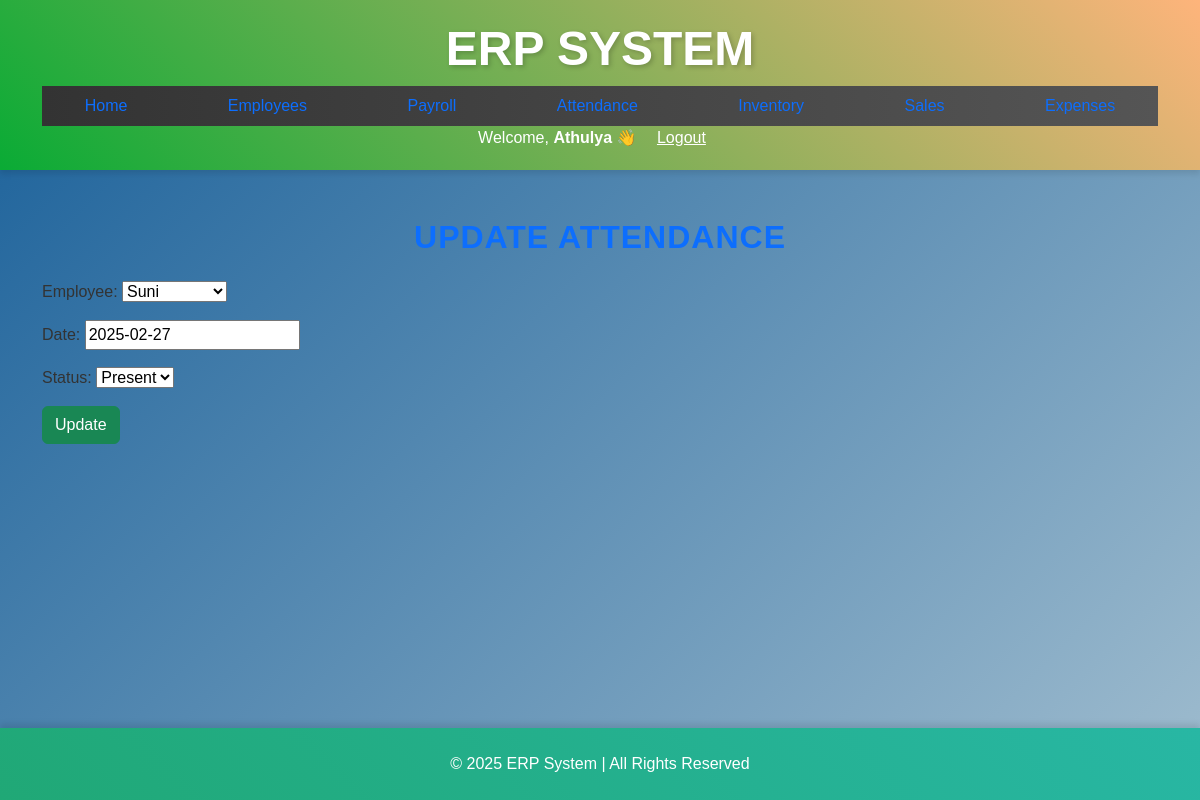
The page /attendance/update/2/ (signed in) on the database its author committed.
### erp/models.py (models this page shows, shortened)
class Attendance(models.Model):
    employee = models.ForeignKey(Employee, on_delete=models.CASCADE)
    date = models.DateField()
    status = models.CharField(max_length=10, choices=[('Present', 'Present'), ('Absent', 'Absent')])

### erp/views.py (the view)
# urls.py: path('attendance/update/<int:attendance_id>/', views.update_attendance, name='update_attendance'),
@login_required
def update_attendance(request, attendance_id):
    attendance = get_object_or_404(Attendance, id=attendance_id)  # Get the attendance instance
    if request.method == "POST":
        form = AttendanceForm(request.POST, instance=attendance)  # Bind the form with POST data and the attendance instance
        if form.is_valid():
            form.save()  # Save the updated attendance
            return redirect("manage_attendance")  # Redirect to the manage attendance page after updating
        else:
            print(form.errors)  # Print errors if the form is invalid
    else:
        form = AttendanceForm(instance=attendance)  # Prepopulate the form with existing data
    return render(request, "update_attendance.html", {"form": form})

### erp/forms.py
class AttendanceForm(forms.ModelForm):
    class Meta:
        model = Attendance
        fields = ['employee', 'date', 'status']

### erp/models.py (called while the page is built)
    def __str__(self):
        return self.user.username

### erp/templates/update_attendance.html (shortened to what this page needs)
{% extends 'base.html' %}
{% block content %}
<h2 class="text-center mb-4 text-primary">Update Attendance</h2>
<form method="post">
    {{ form.as_p }}
    <button type="submit" class="btn btn-success">Update</button>
</form>
{% endblock %}

### erp/templates/base.html (shortened to what this page needs)
<!DOCTYPE html>
<html lang="en">
<head>
    {% load static %}
<link rel="stylesheet" href="{% static 'static/css/styles.css' %}">
    <link href="https://cdn.jsdelivr.net/npm/bootstrap@5.3.0-alpha1/dist/css/bootstrap.min.css" rel="stylesheet">
    <link rel="stylesheet" href="https://cdnjs.cloudflare.com/ajax/libs/font-awesome/6.0.0/css/all.min.css">
    <link rel="stylesheet" href="{% static 'css/styles.css' %}">
</head>
<body>
    <header>
        <div class="container">
            <div class="logo">
                <h1 class="center-title">ERP System</h1>
            </div>
            <nav>
                <ul class="nav">
                    {% block nav %}
                    <li class="nav-item"><a class="nav-link" href="{% url 'dashboard' %}">Home</a></li>
                    <li class="nav-item"><a class="nav-link" href="{% url 'manage_employees' %}">Employees</a></li>
                    <li class="nav-item"><a class="nav-link" href="{% url 'manage_payroll' %}">Payroll</a></li>
                    <li class="nav-item"><a class="nav-link" href="{% url 'manage_attendance' %}">Attendance</a></li>
                    <li class="nav-item"><a class="nav-link" href="{% url 'manage_inventory' %}">Inventory</a></li>
                    <li class="nav-item"><a class="nav-link" href="{% url 'manage_sales' %}">Sales</a></li>
                    <li class="nav-item"><a class="nav-link" href="{% url 'manage_expenses' %}">Expenses</a></li>
                    {% endblock %}
                </ul>
                <div class="ml-auto flex items-center space-x-4">
                    {% if user.is_authenticated %}
                        <span class="text-white font-medium">Welcome, <strong>{{ user.username }}</strong> 👋</span>
                        <a href="{% url 'logout' %}" class="bg-red-500 text-white px-3 py-1 rounded-lg hover:bg-red-700">Logout</a>
                    {% else %}
                        <a href="{% url 'login' %}" class="bg-green-500 text-white px-3 py-1 rounded-lg hover:bg-green-700">Login</a>
                    {% endif %}
                </div>
            </nav>
        </div>
    </header>
    <main>
        <div class="container mt-5">
            {% block content %}{% endblock %}
        </div>
    </main>
    <footer class="bg-dark text-white py-4 mt-5">
        <div class="container">
            <p class="text-center mb-0">&copy; 2025 ERP System | All Rights Reserved</p>
        </div>
    </footer>
</body>
</html>

### erp/static/css/styles.css (style rules this page uses)
body { background: linear-gradient(135deg, #185f99, #c9d9df, #d1e2f1); background-size: 300% 300%; animation: backgroundGradient 10s ease infinite; color: #333; font-family: 'Arial', sans-serif; }
header { background: linear-gradient(45deg, #0aab35, #feb47b); color: white; padding: 20px 0; text-align: center; box-shadow: 0 4px 6px rgba(0, 0, 0, 0.1); }
header .logo h1 { font-size: 3rem; text-transform: uppercase; font-weight: bold; text-shadow: 2px 2px 5px rgba(0, 0, 0, 0.2); }
nav ul { list-style-type: none; padding: 0; display: flex; justify-content: space-around; background: linear-gradient(90deg, #333, #555); }
nav ul li { margin: 0 15px; }
nav ul li a { color: rgb(244, 238, 238); text-decoration: none; font-size: 1.1rem; padding: 12px 20px; border-radius: 25px; transition: background-color 0.3s, transform 0.3s; }
footer { background: linear-gradient(45deg, #20a876, #28b7a4); color: rgb(218, 76, 76); padding: 20px; text-align: center; position: fixed; width: 100%; bottom: 0; box-shadow: 0 -4px 6px rgba(0, 0, 0, 0.1); animation: footerGradientAnimation 5s ease-in-out infinite; }
footer p { margin: 0; }
h2 { font-size: 2rem; font-weight: bold; text-align: center; color: #333; text-transform: uppercase; margin-bottom: 20px; letter-spacing: 1px; }
ul { list-style: none; padding: 0; display: flex; flex-wrap: wrap; justify-content: center; gap: 15px; }
main { padding-bottom: 97px; }

### erp/templates/base.html (style rules this page uses)
.center-title { text-align: center; }

### rows shown on the page
Attendance: employee "Suni", date "2025-02-27", status "Present"

### other values the page prints
{{ user.username }} "Athulya"
